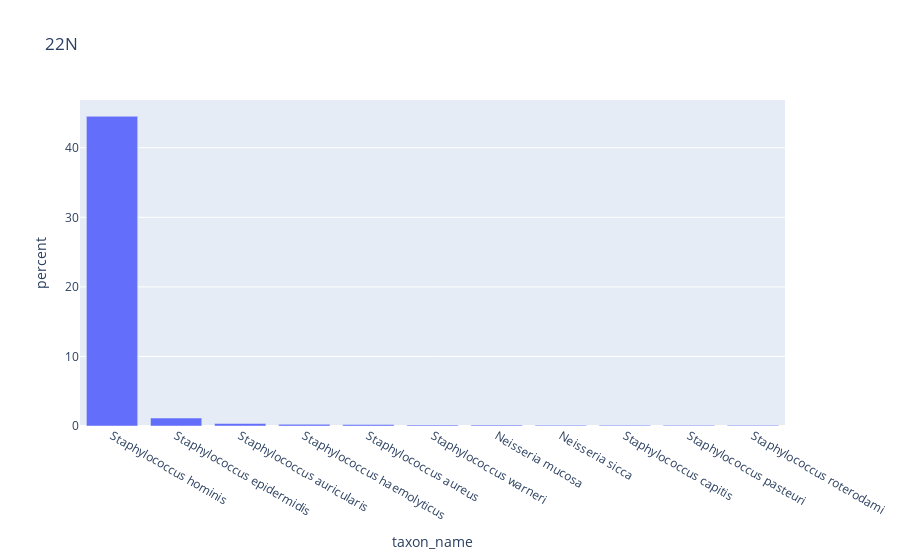
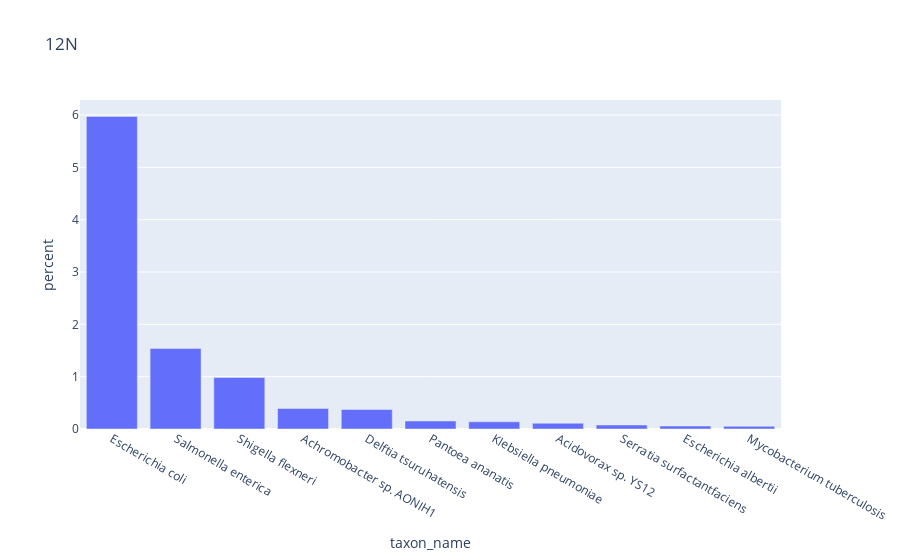
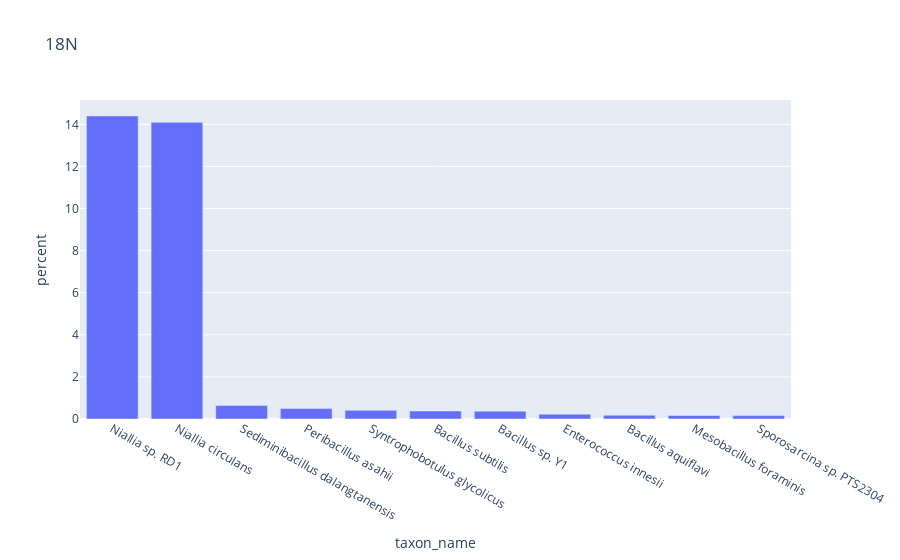
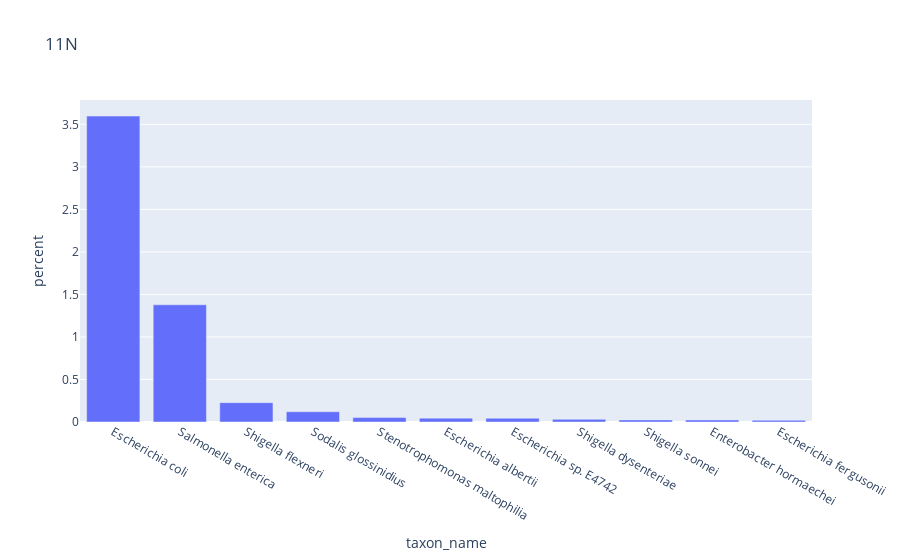

Notebook code for these charts, in order:
### Code cell
p = "./data/cropps_summer_tax/kaiju"
files = os.listdir(p)
files = [i for i in files if "species" in i]
n = 10 # top 10 species
for file in files:
    temp = pd.read_csv(os.path.join(p,file),
                sep='\t',
                )
    temp = temp[["taxon_name","percent"]].loc[:n,:]
    fig = px.bar(temp, x='taxon_name', y='percent',title=file.split("_")[5])
    fig.show()
    # fig, ax = plt.subplots(1,1,figsize=(6,3))
    # temp.plot(x="taxon_name",kind='bar',stacked=True,ax=ax)
    # ax.set_xticklabels(ax.get_xticklabels(),ha="right",rotation=45)
    
    # break

### Figure 1 — Plotly figure (JSON) as saved in the notebook; plotly's stock layout.template omitted (floating-point values rounded to 4 significant figures)
{"data": [{"alignmentgroup": "True", "hovertemplate": "taxon_name=%{x}<br>percent=%{y}<extra></extra>", "legendgroup": "", "marker": {"color": "#636efa", "pattern": {"shape": ""}}, "name": "", "offsetgroup": "", "orientation": "v", "showlegend": false, "textposition": "auto", "type": "bar", "x": ["Staphylococcus hominis", "Staphylococcus epidermidis", "Staphylococcus auricularis", "Staphylococcus haemolyticus", "Staphylococcus aureus", "Staphylococcus warneri", "Neisseria mucosa", "Neisseria sicca", "Staphylococcus capitis", "Staphylococcus pasteuri", "Staphylococcus roterodami"], "xaxis": "x", "y": [44.52, 1.146, 0.3584, 0.2435, 0.2148, 0.1444, 0.1311, 0.1238, 0.1146, 0.108, 0.1029], "yaxis": "y"}], "layout": {"barmode": "relative", "legend": {"tracegroupgap": 0}, "title": {"text": "22N"}, "xaxis": {"anchor": "y", "domain": [0, 1], "title": {"text": "taxon_name"}}, "yaxis": {"anchor": "x", "domain": [0, 1], "title": {"text": "percent"}}}}

### Figure 2 — Plotly figure (JSON) as saved in the notebook; plotly's stock layout.template omitted (floating-point values rounded to 4 significant figures)
{"data": [{"alignmentgroup": "True", "hovertemplate": "taxon_name=%{x}<br>percent=%{y}<extra></extra>", "legendgroup": "", "marker": {"color": "#636efa", "pattern": {"shape": ""}}, "name": "", "offsetgroup": "", "orientation": "v", "showlegend": false, "textposition": "auto", "type": "bar", "x": ["Escherichia coli", "Salmonella enterica", "Shigella flexneri", "Achromobacter sp. AONIH1", "Delftia tsuruhatensis", "Pantoea ananatis", "Klebsiella pneumoniae", "Acidovorax sp. YS12", "Serratia surfactantfaciens", "Escherichia albertii", "Mycobacterium tuberculosis"], "xaxis": "x", "y": [5.973, 1.538, 0.9842, 0.3925, 0.3725, 0.1533, 0.1375, 0.1105, 0.0765, 0.05655, 0.05087], "yaxis": "y"}], "layout": {"barmode": "relative", "legend": {"tracegroupgap": 0}, "title": {"text": "12N"}, "xaxis": {"anchor": "y", "domain": [0, 1], "title": {"text": "taxon_name"}}, "yaxis": {"anchor": "x", "domain": [0, 1], "title": {"text": "percent"}}}}

### Figure 3 — Plotly figure (JSON) as saved in the notebook; plotly's stock layout.template omitted (floating-point values rounded to 4 significant figures)
{"data": [{"alignmentgroup": "True", "hovertemplate": "taxon_name=%{x}<br>percent=%{y}<extra></extra>", "legendgroup": "", "marker": {"color": "#636efa", "pattern": {"shape": ""}}, "name": "", "offsetgroup": "", "orientation": "v", "showlegend": false, "textposition": "auto", "type": "bar", "x": ["Niallia sp. RD1", "Niallia circulans", "Sediminibacillus dalangtanensis", "Peribacillus asahii", "Syntrophobotulus glycolicus", "Bacillus subtilis", "Bacillus sp. Y1", "Enterococcus innesii", "Bacillus aquiflavi", "Mesobacillus foraminis", "Sporosarcina sp. PTS2304"], "xaxis": "x", "y": [14.4, 14.09, 0.6396, 0.4944, 0.4114, 0.378, 0.3735, 0.2284, 0.1802, 0.1643, 0.1608], "yaxis": "y"}], "layout": {"barmode": "relative", "legend": {"tracegroupgap": 0}, "title": {"text": "18N"}, "xaxis": {"anchor": "y", "domain": [0, 1], "title": {"text": "taxon_name"}}, "yaxis": {"anchor": "x", "domain": [0, 1], "title": {"text": "percent"}}}}

### Figure 4 — Plotly figure (JSON) as saved in the notebook; plotly's stock layout.template omitted (floating-point values rounded to 4 significant figures)
{"data": [{"alignmentgroup": "True", "hovertemplate": "taxon_name=%{x}<br>percent=%{y}<extra></extra>", "legendgroup": "", "marker": {"color": "#636efa", "pattern": {"shape": ""}}, "name": "", "offsetgroup": "", "orientation": "v", "showlegend": false, "textposition": "auto", "type": "bar", "x": ["Escherichia coli", "Salmonella enterica", "Shigella flexneri", "Sodalis glossinidius", "Stenotrophomonas maltophilia", "Escherichia albertii", "Escherichia sp. E4742", "Shigella dysenteriae", "Shigella sonnei", "Enterobacter hormaechei", "Escherichia fergusonii"], "xaxis": "x", "y": [3.597, 1.379, 0.2274, 0.1204, 0.05198, 0.04541, 0.04426, 0.03145, 0.02444, 0.02396, 0.02065], "yaxis": "y"}], "layout": {"barmode": "relative", "legend": {"tracegroupgap": 0}, "title": {"text": "11N"}, "xaxis": {"anchor": "y", "domain": [0, 1], "title": {"text": "taxon_name"}}, "yaxis": {"anchor": "x", "domain": [0, 1], "title": {"text": "percent"}}}}
